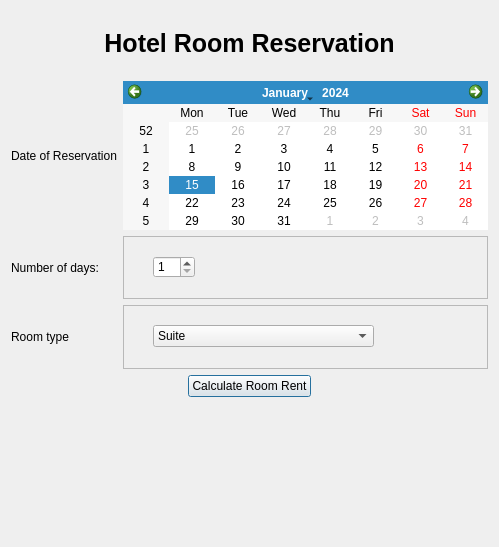
<?xml version="1.0" encoding="UTF-8"?>
<ui version="4.0">
 <class>Dialog</class>
 <widget class="QDialog" name="Dialog">
  <property name="geometry">
   <rect>
    <x>0</x>
    <y>0</y>
    <width>499</width>
    <height>547</height>
   </rect>
  </property>
  <property name="maximumSize">
   <size>
    <width>16777215</width>
    <height>16777215</height>
   </size>
  </property>
  <property name="windowTitle">
   <string>Dialog</string>
  </property>
  <layout class="QGridLayout" name="gridLayout">
   <item row="0" column="0" colspan="2">
    <widget class="QLabel" name="label">
     <property name="font">
      <font>
       <pointsize>19</pointsize>
       <weight>75</weight>
       <bold>true</bold>
      </font>
     </property>
     <property name="text">
      <string>Hotel Room Reservation</string>
     </property>
     <property name="alignment">
      <set>Qt::AlignCenter</set>
     </property>
    </widget>
   </item>
   <item row="1" column="0">
    <widget class="QLabel" name="label_2">
     <property name="text">
      <string>Date of Reservation</string>
     </property>
    </widget>
   </item>
   <item row="2" column="0">
    <widget class="QLabel" name="label_3">
     <property name="text">
      <string>Number of days:</string>
     </property>
    </widget>
   </item>
   <item row="3" column="0">
    <widget class="QLabel" name="label_4">
     <property name="text">
      <string>Room type</string>
     </property>
    </widget>
   </item>
   <item row="1" column="1">
    <widget class="QCalendarWidget" name="calendarWidget">
     <property name="sizePolicy">
      <sizepolicy hsizetype="Preferred" vsizetype="Fixed">
       <horstretch>0</horstretch>
       <verstretch>0</verstretch>
      </sizepolicy>
     </property>
     <property name="maximumSize">
      <size>
       <width>600</width>
       <height>16777215</height>
      </size>
     </property>
    </widget>
   </item>
   <item row="2" column="1">
    <widget class="QFrame" name="frame">
     <property name="frameShape">
      <enum>QFrame::StyledPanel</enum>
     </property>
     <property name="frameShadow">
      <enum>QFrame::Raised</enum>
     </property>
     <widget class="QSpinBox" name="spinBoxDays">
      <property name="geometry">
       <rect>
        <x>30</x>
        <y>20</y>
        <width>42</width>
        <height>22</height>
       </rect>
      </property>
      <property name="minimum">
       <number>1</number>
      </property>
     </widget>
    </widget>
   </item>
   <item row="3" column="1">
    <widget class="QFrame" name="frame_2">
     <property name="frameShape">
      <enum>QFrame::StyledPanel</enum>
     </property>
     <property name="frameShadow">
      <enum>QFrame::Raised</enum>
     </property>
     <widget class="QComboBox" name="comboBoxRoomType">
      <property name="geometry">
       <rect>
        <x>30</x>
        <y>20</y>
        <width>221</width>
        <height>22</height>
       </rect>
      </property>
      <item>
       <property name="text">
        <string>Suite</string>
       </property>
      </item>
      <item>
       <property name="text">
        <string>Super Luxury</string>
       </property>
      </item>
      <item>
       <property name="text">
        <string>Super Deluxe</string>
       </property>
      </item>
      <item>
       <property name="text">
        <string>Odinary</string>
       </property>
      </item>
     </widget>
    </widget>
   </item>
   <item row="4" column="0" colspan="2">
    <layout class="QHBoxLayout" name="horizontalLayout">
     <item>
      <spacer name="horizontalSpacer">
       <property name="orientation">
        <enum>Qt::Horizontal</enum>
       </property>
       <property name="sizeHint" stdset="0">
        <size>
         <width>40</width>
         <height>20</height>
        </size>
       </property>
      </spacer>
     </item>
     <item>
      <widget class="QPushButton" name="btnCalc">
       <property name="text">
        <string>Calculate Room Rent</string>
       </property>
      </widget>
     </item>
     <item>
      <spacer name="horizontalSpacer_2">
       <property name="orientation">
        <enum>Qt::Horizontal</enum>
       </property>
       <property name="sizeHint" stdset="0">
        <size>
         <width>40</width>
         <height>20</height>
        </size>
       </property>
      </spacer>
     </item>
    </layout>
   </item>
   <item row="5" column="0" colspan="2">
    <widget class="QLabel" name="labelInfo">
     <property name="text">
      <string/>
     </property>
    </widget>
   </item>
   <item row="6" column="0" colspan="2">
    <widget class="QLabel" name="labelCost">
     <property name="text">
      <string/>
     </property>
    </widget>
   </item>
  </layout>
 </widget>
 <resources/>
 <connections/>
</ui>
